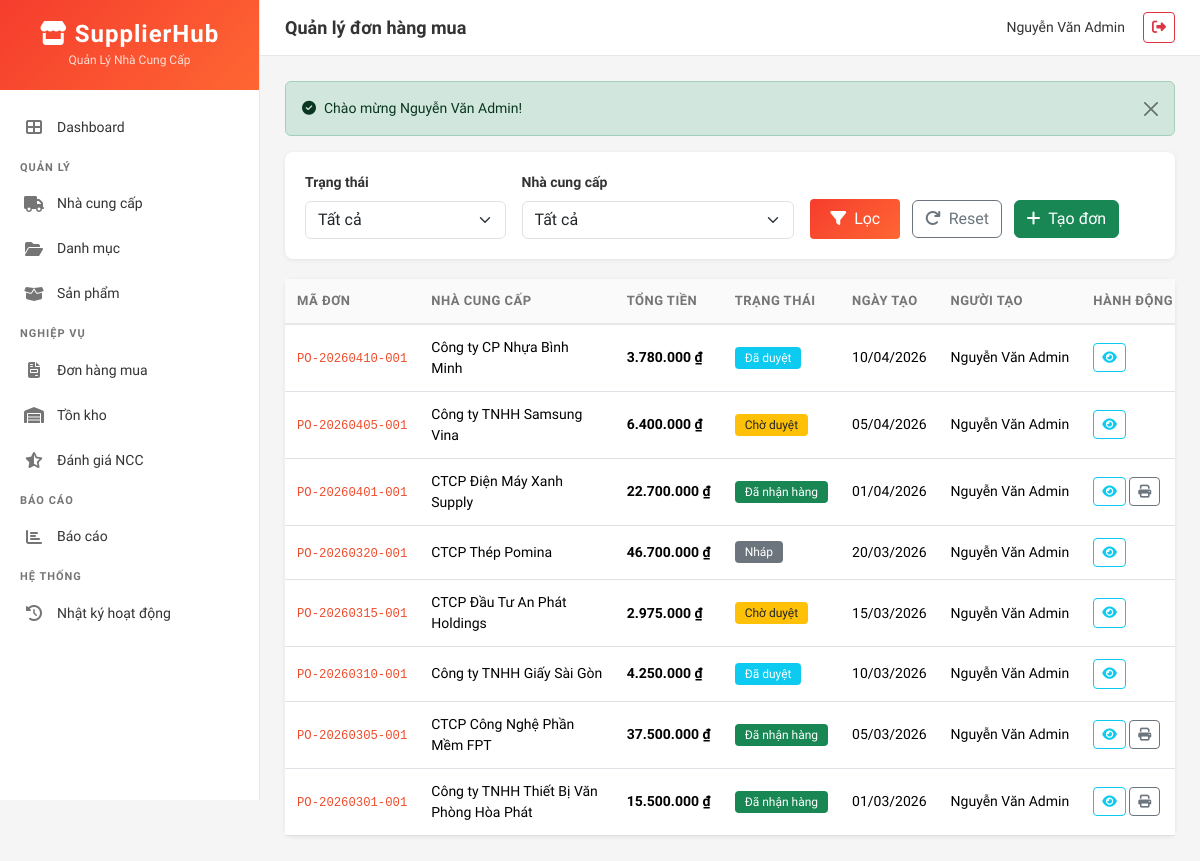
Page /index.php?page=purchase_orders (signed in) on the committed database.
### tables this page shows
CREATE TABLE IF NOT EXISTS purchase_orders (
    id INT AUTO_INCREMENT PRIMARY KEY,
    order_code VARCHAR(20) NOT NULL UNIQUE,
    supplier_id INT NOT NULL,
    created_by INT NOT NULL,
    approved_by INT DEFAULT NULL,
    status ENUM('draft', 'pending', 'approved', 'received', 'cancelled') NOT NULL DEFAULT 'draft',
    total_amount DECIMAL(15,2) NOT NULL DEFAULT 0.00,
    notes TEXT DEFAULT NULL,
    expected_delivery DATE DEFAULT NULL,
    actual_delivery DATE DEFAULT NULL,
    created_at DATETIME NOT NULL DEFAULT CURRENT_TIMESTAMP,
    FOREIGN KEY (supplier_id) REFERENCES suppliers(id) ON DELETE RESTRICT,
    FOREIGN KEY (created_by) REFERENCES users(id) ON DELETE RESTRICT,
    FOREIGN KEY (approved_by) REFERENCES users(id) ON DELETE SET NULL,
    INDEX idx_supplier (supplier_id),
    INDEX idx_status (status),
    INDEX idx_created_by (created_by)
);

CREATE TABLE IF NOT EXISTS suppliers (
    id INT AUTO_INCREMENT PRIMARY KEY,
    company_name VARCHAR(200) NOT NULL,
    contact_person VARCHAR(100) DEFAULT NULL,
    email VARCHAR(100) DEFAULT NULL,
    phone VARCHAR(20) DEFAULT NULL,
    address TEXT DEFAULT NULL,
    tax_code VARCHAR(20) DEFAULT NULL,
    status ENUM('active', 'inactive', 'blacklisted') NOT NULL DEFAULT 'active',
    rating_avg DECIMAL(3,2) DEFAULT 0.00,
    notes TEXT DEFAULT NULL,
    created_at DATETIME NOT NULL DEFAULT CURRENT_TIMESTAMP,
    INDEX idx_status (status)
);

CREATE TABLE IF NOT EXISTS users (
    id INT AUTO_INCREMENT PRIMARY KEY,
    username VARCHAR(50) NOT NULL UNIQUE,
    email VARCHAR(100) NOT NULL UNIQUE,
    password_hash VARCHAR(255) NOT NULL,
    full_name VARCHAR(100) NOT NULL,
    phone VARCHAR(20) DEFAULT NULL,
    is_active TINYINT(1) NOT NULL DEFAULT 1,
    created_at DATETIME NOT NULL DEFAULT CURRENT_TIMESTAMP,
    INDEX idx_active (is_active)
);

### controllers/PurchaseOrderController.php (called while the page is built, shortened)
<?php
require_once __DIR__ . '/../models/PurchaseOrder.php';
class PurchaseOrderController {
    private $model;
    public function __construct() {
        $this->model = new PurchaseOrder();
    }
    public function index() {
        $status     = $_GET['status'] ?? '';
        $supplierId = $_GET['supplier_id'] ?? '';
        $page       = max(1, intval($_GET['p'] ?? 1));
        $result    = $this->model->getAll($status, $supplierId, $page);
        require VIEW_PATH . '/purchase_orders/index.php';
    }
}

### config/database.php (called while the page is built, shortened)
<?php
function getDBConnection() {
    static $pdo = null;
    if ($pdo === null) {
        try {
            $dsn = "mysql:host=" . DB_HOST . ";port=" . DB_PORT . ";dbname=" . DB_NAME . ";charset=utf8mb4";
            $options = [
                PDO::ATTR_ERRMODE            => PDO::ERRMODE_EXCEPTION,
                PDO::ATTR_DEFAULT_FETCH_MODE => PDO::FETCH_ASSOC,
                PDO::ATTR_EMULATE_PREPARES   => false,
            ];
            $pdo = new PDO($dsn, DB_USER, DB_PASS, $options);
            $pdo->exec("SET NAMES 'utf8mb4' COLLATE 'utf8mb4_unicode_ci'");
        } catch (PDOException $e) {
            die("Lỗi kết nối database: " . $e->getMessage());
        }
    }
    return $pdo;
}

### models/PurchaseOrder.php (called while the page is built, shortened)
<?php
class PurchaseOrder {
    private $pdo;
    public function __construct() {
        $this->pdo = getDBConnection();
    }
    public function getAll($status = '', $supplierId = '', $page = 1, $limit = ITEMS_PER_PAGE) {
        $offset = ($page - 1) * $limit;
        $where = "WHERE 1=1";
        $params = [];
        $countSql = "SELECT COUNT(*) FROM purchase_orders po $where";
        $stmt = $this->pdo->prepare($countSql);
        $stmt->execute($params);
        $total = $stmt->fetchColumn();
        $sql = "SELECT po.*, s.company_name as supplier_name, u.full_name as created_by_name
                FROM purchase_orders po
                JOIN suppliers s ON po.supplier_id = s.id
                JOIN users u ON po.created_by = u.id
                $where
                ORDER BY po.created_at DESC LIMIT :limit OFFSET :offset";
        $stmt = $this->pdo->prepare($sql);
        $stmt->bindValue(':limit', $limit, PDO::PARAM_INT);
        $stmt->bindValue(':offset', $offset, PDO::PARAM_INT);
        $stmt->execute();
        $data = $stmt->fetchAll();
        return [
            'data'       => $data,
            'total'      => $total,
            'page'       => $page,
            'limit'      => $limit,
            'totalPages' => ceil($total / $limit),
        ];
    }
}

### helpers/format_helper.php (called while the page is built, shortened)
<?php
function formatMoney($amount) {
    return number_format($amount, 0, ',', '.') . ' ₫';
}
function formatDate($datetime, $showTime = false) {
    $format = $showTime ? 'd/m/Y H:i' : 'd/m/Y';
    return date($format, strtotime($datetime));
}
function e($text) {
    return htmlspecialchars($text ?? '', ENT_QUOTES, 'UTF-8');
}

### views/purchase_orders/index.php (the view, shortened to what this page needs)
<?php require VIEW_PATH . '/layouts/header.php'; ?>
<div class="search-box">
    <form method="GET" class="row g-3 align-items-end">
        <div class="col-md-3">
            <label class="form-label fw-semibold">Trạng thái</label>
            <select name="status" class="form-select">
                <option value="">Tất cả</option>
            </select>
        </div>
        <div class="col-md-4">
            <label class="form-label fw-semibold">Nhà cung cấp</label>
            <select name="supplier_id" class="form-select">
                <option value="">Tất cả</option>
            </select>
        </div>
        <div class="col-md-5">
            <button type="submit" class="btn btn-shopee"><i class="fas fa-filter me-1"></i> Lọc</button>
            <a href="index.php?page=purchase_orders" class="btn btn-outline-secondary ms-2"><i class="fas fa-redo me-1"></i> Reset</a>
            <a href="index.php?page=purchase_orders&action=create" class="btn btn-success ms-2"><i class="fas fa-plus me-1"></i> Tạo đơn</a>
        </div>
    </form>
</div>
<div class="card">
    <div class="card-body p-0">
        <?php if (!empty($result['data'])): ?>
        <div class="table-responsive">
            <table class="table table-hover mb-0" style="min-width: 900px;">
                <thead>
                    <tr>
                        <th class="text-nowrap">Mã đơn</th>
                        <th class="text-nowrap">Nhà cung cấp</th>
                        <th class="text-nowrap">Tổng tiền</th>
                        <th class="text-nowrap">Trạng thái</th>
                        <th class="text-nowrap">Ngày tạo</th>
                        <th class="text-nowrap">Người tạo</th>
                        <th class="text-nowrap">Hành động</th>
                    </tr>
                </thead>
                <tbody>
                    <?php foreach ($result['data'] as $o): ?>
                    <tr>
                        <td class="text-nowrap"><a href="index.php?page=purchase_orders&action=show&id=<?= $o['id'] ?>"><code><?= e($o['order_code']) ?></code></a></td>
                        <td><?= e($o['supplier_name']) ?></td>
                        <td class="text-nowrap fw-semibold"><?= formatMoney($o['total_amount']) ?></td>
                        <td class="text-nowrap"><span class="badge <?= PO_STATUS_BADGES[$o['status']] ?>"><?= PO_STATUS_LABELS[$o['status']] ?></span></td>
                        <td class="text-nowrap"><?= formatDate($o['created_at']) ?></td>
                        <td class="text-nowrap"><?= e($o['created_by_name']) ?></td>
                        <td class="text-nowrap">
                            <a href="index.php?page=purchase_orders&action=show&id=<?= $o['id'] ?>" class="btn btn-sm btn-outline-info btn-action"><i class="fas fa-eye"></i></a>
                            <?php if ($o['status'] === 'received'): ?>
                            <a href="index.php?page=reports&action=print_order&id=<?= $o['id'] ?>" class="btn btn-sm btn-outline-secondary btn-action" target="_blank"><i class="fas fa-print"></i></a>
                            <?php endif; ?>
                        </td>
                    </tr>
                    <?php endforeach; ?>
                </tbody>
            </table>
        </div>
        <?php else: ?>
        <div class="empty-state"><i class="fas fa-file-invoice"></i><p>Chưa có đơn hàng nào.</p></div>
        <?php endif; ?>
    </div>
</div>
<?php require VIEW_PATH . '/layouts/footer.php'; ?>

### assets/css/style.css (style rules this page uses)
:root { --shopee-primary: #EE4D2D; --shopee-primary-dark: #D73211; --shopee-gradient: linear-gradient(135deg, #F53D2D, #FF6633); --shopee-bg: #F5F5F5; --shopee-card: #FFFFFF; --shopee-text: #333333; --shopee-text-light: #757575; --shopee-success: #26AA99; --shopee-warning: #FFBF00; --shopee-danger: #D63031; --shopee-border: #E8E8E8; --sidebar-width: 260px; }
body { font-family: 'Be Vietnam Pro', 'Inter', sans-serif; background-color: var(--shopee-bg); color: var(--shopee-text); font-size: 14px; }
a { color: var(--shopee-primary); text-decoration: none; }
.btn-shopee { background: var(--shopee-gradient); color: #fff; border: none; font-weight: 500; padding: 8px 20px; border-radius: 4px; transition: all 0.2s; }
.card { border: none; border-radius: 8px; box-shadow: 0 1px 4px rgba(0,0,0,0.08); transition: box-shadow 0.2s; }
.table thead th { background: #FAFAFA; border-bottom: 2px solid var(--shopee-border); font-weight: 600; font-size: 13px; color: var(--shopee-text-light); text-transform: uppercase; letter-spacing: 0.5px; padding: 12px; white-space: nowrap; }
.table td { padding: 12px; vertical-align: middle; font-size: 14px; }
.table tbody tr { transition: background 0.15s; }
.badge { font-weight: 500; padding: 5px 10px; border-radius: 4px; font-size: 12px; }
.search-box { background: #FFFFFF; border-radius: 8px; padding: 20px; margin-bottom: 20px; box-shadow: 0 1px 4px rgba(0,0,0,0.08); }
.btn-action { padding: 4px 8px; font-size: 13px; border-radius: 4px; }

### rows in the picture
purchase_orders: order_code "PO-20260410-001", supplier.company_name "Công ty CP Nhựa Bình Minh", total_amount "3.780.000 ₫", status "Đã duyệt", created_at "10/04/2026", created_by.full_name "Nguyễn Văn Admin"
purchase_orders: order_code "PO-20260405-001", supplier.company_name "Công ty TNHH Samsung Vina", total_amount "6.400.000 ₫", status "Chờ duyệt", created_at "05/04/2026", created_by.full_name "Nguyễn Văn Admin"
purchase_orders: order_code "PO-20260401-001", supplier.company_name "CTCP Điện Máy Xanh Supply", total_amount "22.700.000 ₫", status "Đã nhận hàng", created_at "01/04/2026", created_by.full_name "Nguyễn Văn Admin"
purchase_orders: order_code "PO-20260320-001", supplier.company_name "CTCP Thép Pomina", total_amount "46.700.000 ₫", status "Nháp", created_at "20/03/2026", created_by.full_name "Nguyễn Văn Admin"
purchase_orders: order_code "PO-20260315-001", supplier.company_name "CTCP Đầu Tư An Phát Holdings", total_amount "2.975.000 ₫", status "Chờ duyệt", created_at "15/03/2026", created_by.full_name "Nguyễn Văn Admin"
purchase_orders: order_code "PO-20260310-001", supplier.company_name "Công ty TNHH Giấy Sài Gòn", total_amount "4.250.000 ₫", status "Đã duyệt", created_at "10/03/2026", created_by.full_name "Nguyễn Văn Admin"
purchase_orders: order_code "PO-20260305-001", supplier.company_name "CTCP Công Nghệ Phần Mềm FPT", total_amount "37.500.000 ₫", status "Đã nhận hàng", created_at "05/03/2026", created_by.full_name "Nguyễn Văn Admin"
purchase_orders: order_code "PO-20260301-001", supplier.company_name "Công ty TNHH Thiết Bị Văn Phòng Hòa Phát", total_amount "15.500.000 ₫", status "Đã nhận hàng", created_at "01/03/2026", created_by.full_name "Nguyễn Văn Admin"

### other values in the picture
$pageTitle "Quản lý đơn hàng mua"
currentUser('full_name') "Nguyễn Văn Admin"
$flash['message'] "Chào mừng Nguyễn Văn Admin!"
